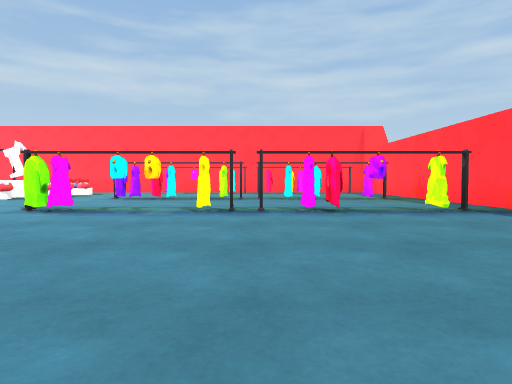
[1] (above)

23 first-person views from a walk through a scene from a Unity 3-D project. The camera is 0.64 m above the floor, tilts 2° down and sees 75° across. The floor is counted in squares, 1 m on a side. Each view is taken from the middle of a square. On the plan, view 1 faces up. The plan holds only what a view shows up to about 10 squares ahead; the rest is blank. The player is left out. Some animated figures are not drawn. Door leaves are left out, so doorways stand open. Some surface patterns are stand-ins.

[2]
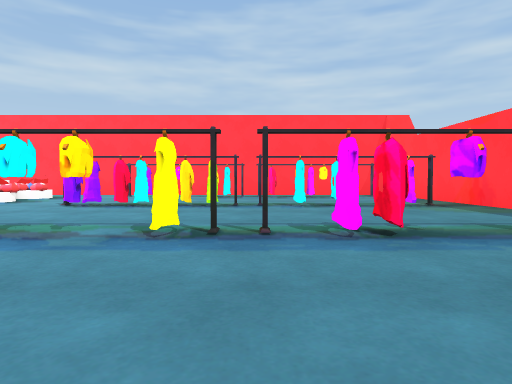

[3]
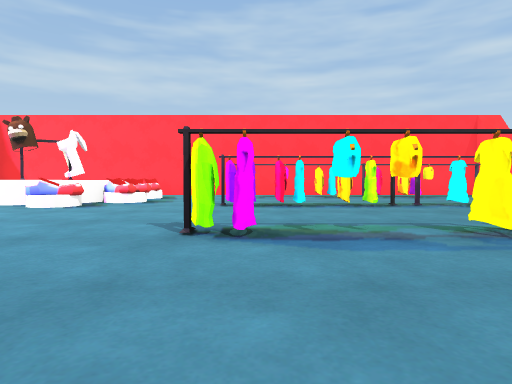

[4]
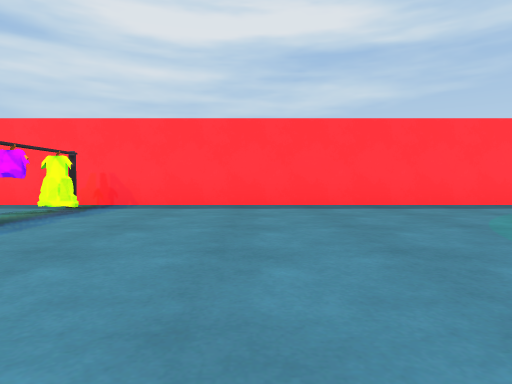

[5]
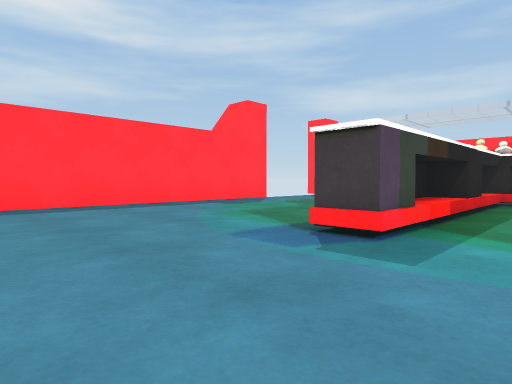

[6]
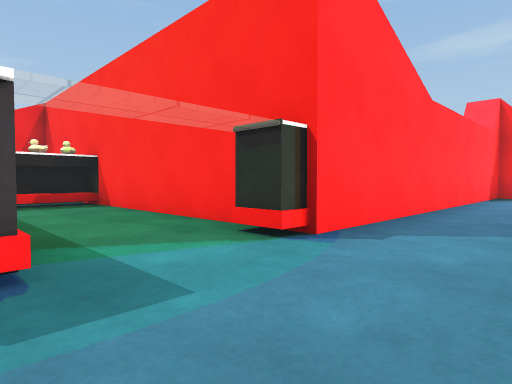

[7]
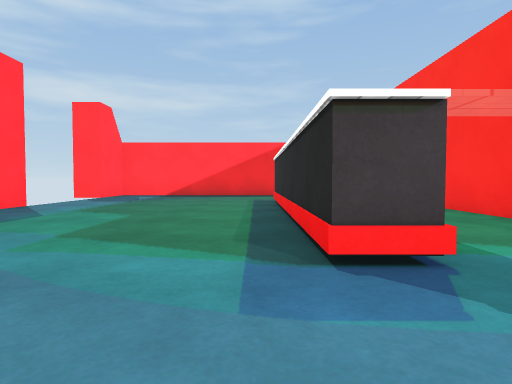

[8]
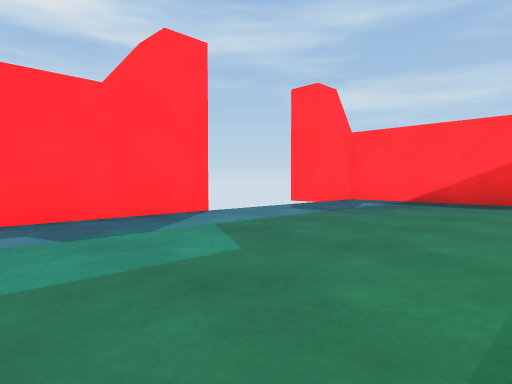

[9]
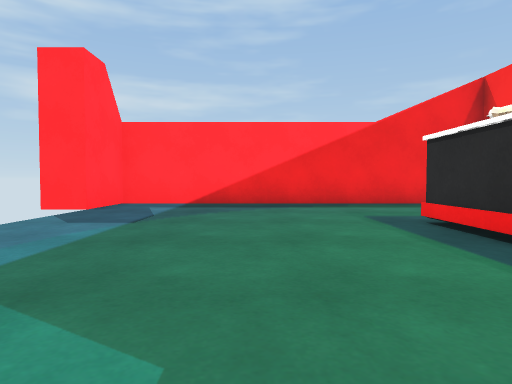

[10]
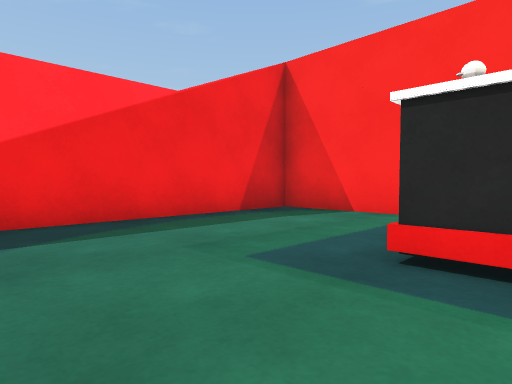

[11]
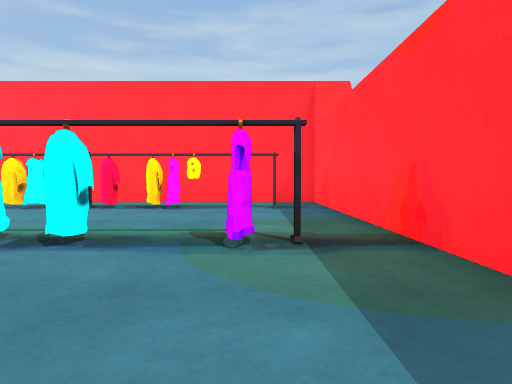

[12]
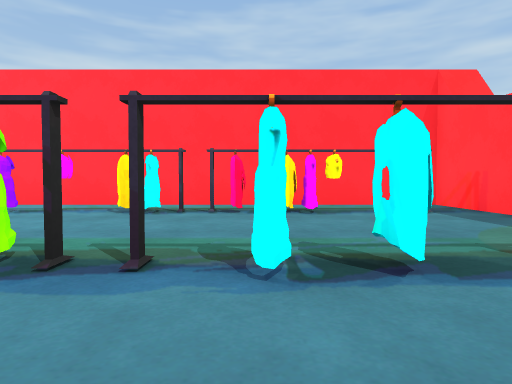

[13]
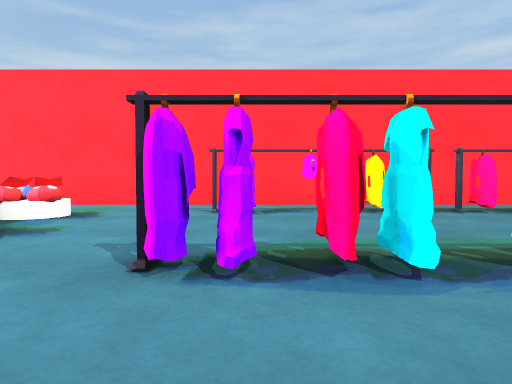

[14]
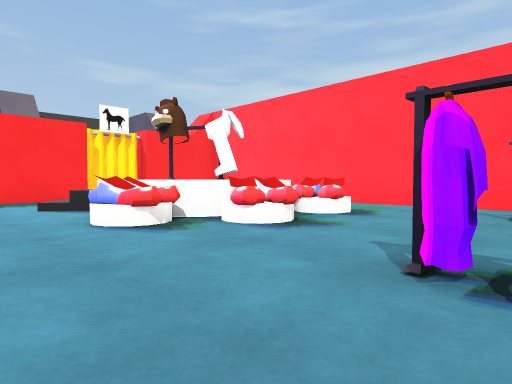

[15]
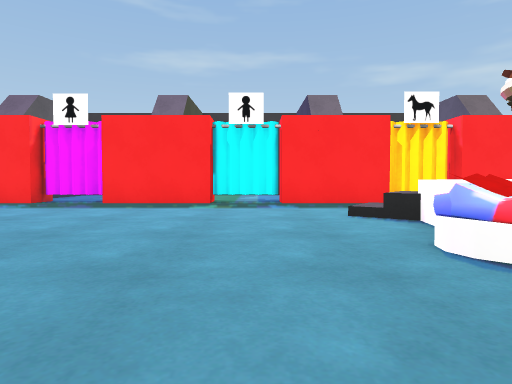

[16]
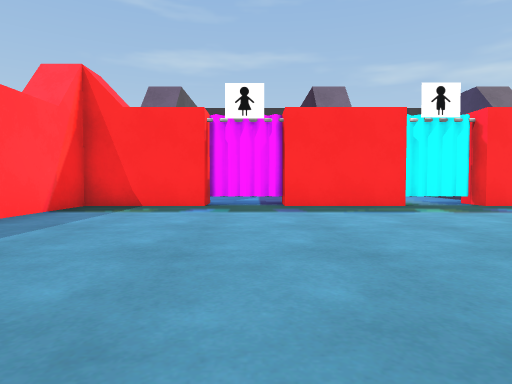

[17]
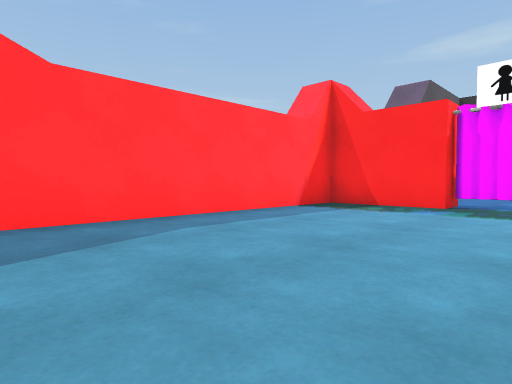

[18]
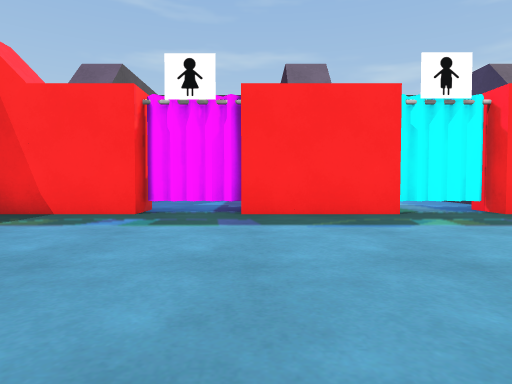

[19]
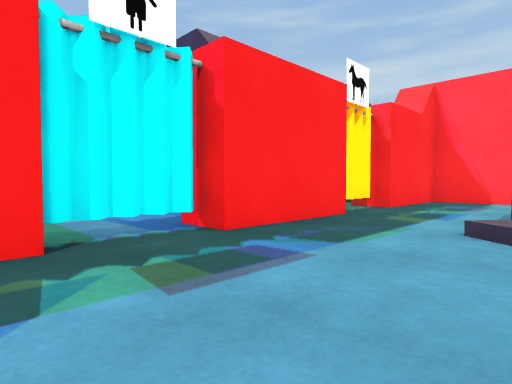

[20]
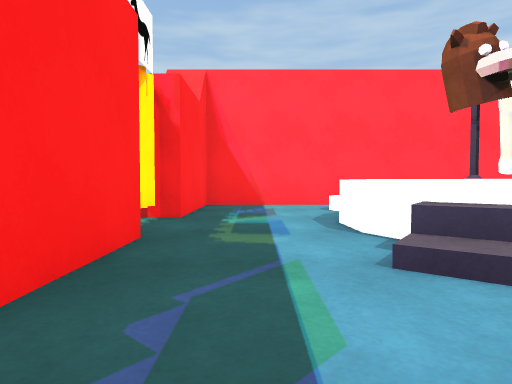

[21]
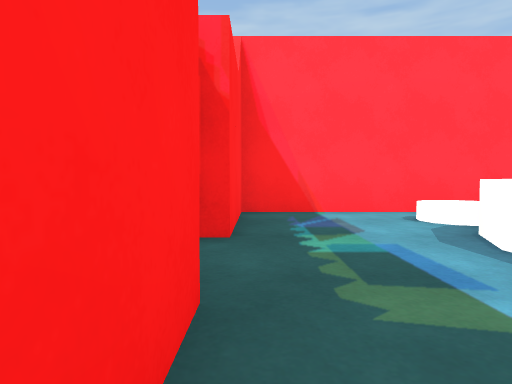

[22]
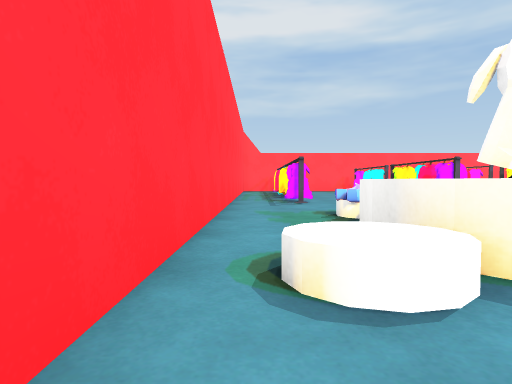

[23]
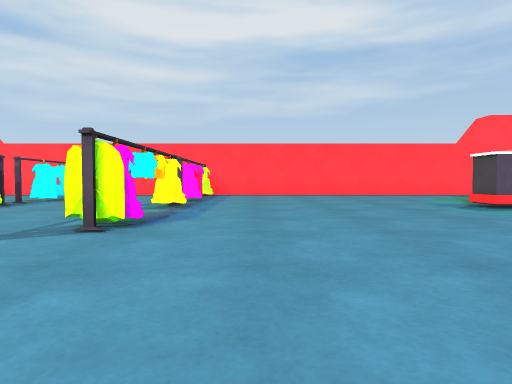

### Floor plan
Points are (right, up) in squares from view 1. A wall is a line through its corners. A room is listed if a view was taken in it or the views show most of it. See-through windows are left out.
Room 1 (views 1, 2, 3, 4, 5, 6, 7, 8, 9, 10, 11, 12, 13, 14, 15, 16, 17, 18, 19, 20, 21, 22, 23)
walls: (-4.3, -1.6) (-4.3, -7.2); (-15.3, 2.7) (-15.3, -0.3) (-3.8, -0.3); (-15.3, 7.7) (-15.3, 4.7); (-15.3, 12.8) (-15.3, 9.7); (-4.3, -9.5) (-4.3, -12.3) (5.7, -12.3) (5.7, -10.3); (5.7, -6.4) (5.7, 17.7) (-15.3, 17.7) (-15.3, 14.7)
low walls: (-3.8, -0.3) (-3.8, -1.3); (-0.5, -3.4) (-0.5, -4.3); (-1.5, -4.4) (-1.5, -3.4); (-4.3, -7.2) (-2.5, -7.2)
ways out: closed door at (5.4, -8)
objects: other object (-12, 12) to (-9, 17); other object (-11, 13) to (-10, 14); other object (-9, 11) to (-9, 12); other object (-8, 13) to (-7, 13); other object (-8, 15); other object (-5, -1); rack (-5, 7); rack (-5, 11); rack (-5, 16); other object (-4, -9); other object (-4, -8); other object (-4, 7); other object (-4, 11) to (-4, 12); other object (-4, 16); other object (-3, -8); other object (-3, 7); other object (-3, 11) to (-3, 12); other object (-3, 16); other object (-2, 7); other object (-2, 11); other object (-1, -8); other object (-1, -7) to (-1, -5); other object (-1, -3) to (-1, -1); rack (-1, 7); rack (-1, 11) to (-1, 12); rack (-1, 16); other object (1, 7); other object (1, 11) to (1, 12); other object (1, 16); other object (2, 7); other object (2, 11) to (2, 12); other object (2, 16); other object (4, 6); rack (4, 7); rack (4, 11) to (4, 12); rack (4, 16)

Positions as (right, up) in squares from view 1, and headings:
1: (0, 0), facing up
2: (0, 3), facing up
3: (-4, 3), facing up
4: (-3, 3), facing right
5: (-3, 3), facing down-right
6: (-1, 2), facing down-left
7: (0, 2), facing down
8: (0, -2), facing down-right
9: (2, -3), facing down
10: (2, -7), facing down-left
11: (4, 8), facing up
12: (1, 9), facing up
13: (-4, 9), facing up
14: (-4, 9), facing up-left
15: (-6, 9), facing left
16: (-7, 4), facing left
17: (-7, 5), facing down-left
18: (-9, 5), facing left
19: (-12, 7), facing up-left
20: (-14, 9), facing up
21: (-15, 11), facing up
22: (-14, 17), facing right
23: (-9, 5), facing right
